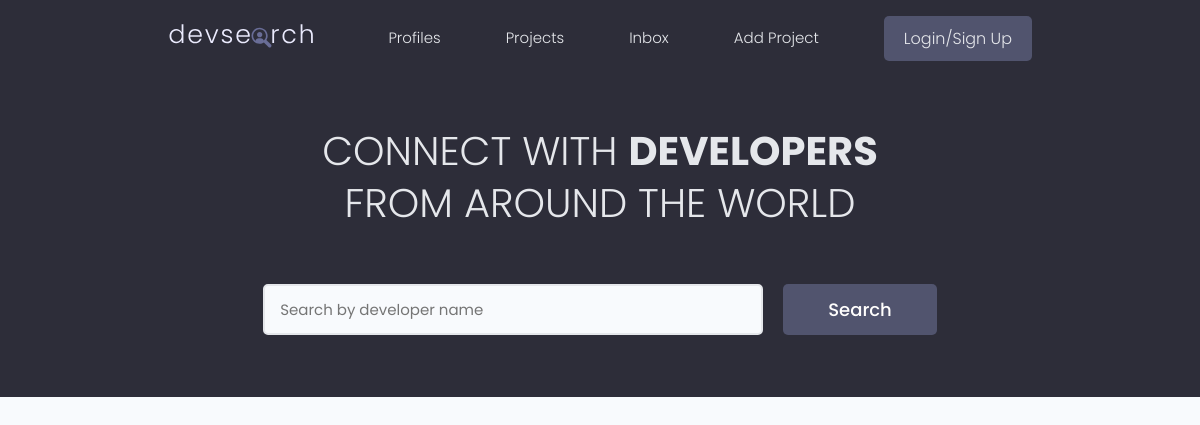
/, run on an earlier commit of the app's database.
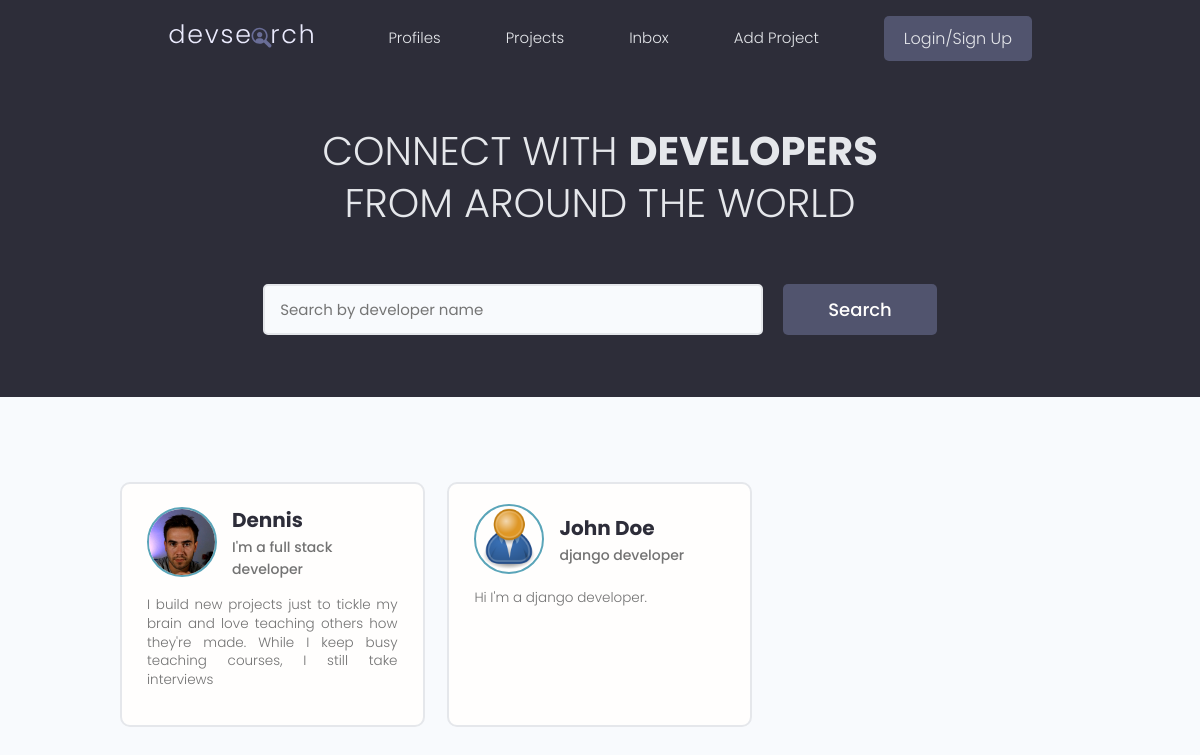
And on a later commit of the database.
### users/models.py (models this page shows, shortened)
class Profile(models.Model):
    user = models.OneToOneField(User, on_delete=models.CASCADE, null=True, blank=True)
    name = models.CharField(max_length=200, blank=True, null=True)
    email = models.EmailField(max_length=500, blank=True, null=True)
    username = models.CharField(max_length=200, blank=True, null=True)
    location = models.CharField(max_length=200, blank=True, null=True)
    short_intro = models.CharField(max_length=200, blank=True, null=True)
    bio = models.TextField(blank=True, null=True)
    profile_image = models.ImageField(null=True, blank=True, upload_to='profiles/', default="profiles/user-default.png")
    social_github = models.CharField(max_length=200, blank=True, null=True)
    social_twitter = models.CharField(max_length=200, blank=True, null=True)
    social_linkedin = models.CharField(max_length=200, blank=True, null=True)
    social_youtube = models.CharField(max_length=200, blank=True, null=True)
    social_website = models.CharField(max_length=200, blank=True, null=True)
    created = models.DateTimeField(auto_now_add=True)
    id = models.UUIDField(default=uuid.uuid4, unique=True, primary_key=True, editable=False)

### users/views.py (the view)
# urls.py: path('', views.profiles, name="profiles"),
def profiles(request):
    profiles = Profile.objects.all()
    context = {'profiles':profiles}
    return render(request, 'users/profiles.html', context)

### users/templates/users/profiles.html (shortened to what this page needs)
{% extends 'main.html' %}
{% block content %}
<main class="home">
    <section class="hero-section text-center">
      <div class="container container--narrow">
        <div class="hero-section__box">
          <h2>CONNECT WITH <span>DEVELOPERS</span></h2>
          <h2>FROM AROUND THE WORLD</h2>
        </div>
        <div class="hero-section__search">
          <form class="form" action="#" method="get">
            <div class="form__field">
              <input class="input input--text" id="formInput#search" type="text" name="text"
                placeholder="Search by developer name" />
            </div>
            <input class="btn btn--sub btn--lg" type="submit" value="Search" />
          </form>
        </div>
      </div>
    </section>
    <section class="devlist">
      <div class="container">
        <div class="grid grid--three">
            {% for profile in profiles %}
            <div class="column card">
            <div class="dev">
              <a href="{% url 'user-profile' profile.id %}" class="card__body">
                <div class="dev__profile">
                  <img class="avatar avatar--md" src="{{ profile.profile_image.url }}" alt="image" />
                  <div class="dev__meta">
                    <h3>{{profile.name}}</h3>
                    <h5>{{profile.short_intro|slice:"60"}}</h5>
                  </div>
                </div>
                <p class="dev__info">
                 {{profile.bio|slice:"150"}}
                </p>
              </a>
            </div>
          </div>
          {% endfor %}
        </div>
      </div>
    </section>
  </main>
{% endblock content %}

### templates/main.html (shortened to what this page needs)
<!DOCTYPE html>
{% load static %}
<html>
<head>
    <link rel="stylesheet" href="https://cdn.iconmonstr.com/1.3.0/css/iconmonstr-iconic-font.min.css" />
    <link rel="stylesheet" href="{% static 'uikit/styles/uikit.css' %}" />
    <link rel="stylesheet" href="{% static 'styles/app.css' %}" />
  </head>
<body>
    {% include 'navbar.html' %}
    {% block content %}
    {% endblock content%}
</body>
</html>

### templates/navbar.html (shortened to what this page needs)
{% load static %}
 <header class="header">
    <div class="container container--narrow">
      <a href="{% url 'profiles' %}" class="header__logo">
        <img src="{% static 'images/logo.svg' %}" alt="DevSearch Logo" />
      </a>
      <nav class="header__nav">
        <ul class="header__menu">
          <li class="header__menuItem"><a href="{% url 'profiles' %}">Profiles</a></li>
          <li class="header__menuItem"><a href="{% url 'projects' %}">Projects</a></li>
          <li class="header__menuItem"><a href="">Inbox</a></li>
          <li class="header__menuItem"><a href="{% url 'create-project' %}">Add Project</a></li>
          <li class="header__menuItem"><a href="" class="btn btn--sub">Login/Sign Up</a></li>
        </ul>
      </nav>
    </div>
  </header>

### static/styles/app.css (style rules this page uses)
:root { --color-sub: #2d2d39; }
.btn--sub { background-color: var(--color-sub-light); }
.card { border: 2px solid var(--color-light); }
img { width: 100%; }
.header { position: sticky; z-index: 111; background-color: var(--color-sub); padding: 1.5rem 0; }
.header > .container { display: flex; justify-content: space-between; align-items: center; }
.header__logo > img { height: 3.8rem; }
.header__nav > ul { display: inline-flex; align-items: center; list-style: none; gap: 6.5rem; }
.header__menuItem > a { color: var(--color-light); font-weight: 300; }
.hero-section { height: 40vh; display: flex; align-items: center; background-color: var(--color-sub); }
.hero-section__box { margin-bottom: 4rem; }
.hero-section__box > h2, .hero-section__box > h2 > span { font-size: 4rem; color: var(--color-light); line-height: 1.3; text-transform: uppercase; }
.hero-section__box > h2 { font-weight: 300; }
.hero-section__box > h2 > span { font-weight: 700; }
.hero-section__search > .form { display: flex; align-items: center; justify-content: center; gap: 2rem; }
.hero-section__search > .form input.input--text { width: 50rem; }
.devlist { margin-top: 8rem; }
.devlist .grid { align-items: stretch; }
.devlist .dev .dev__profile { display: flex; align-items: center; gap: 1.5rem; }
.devlist .dev .dev__meta h3 { color: var(--color-sub); font-size: 2rem; font-weight: 700; }
.devlist .dev .dev__meta h5 { color: var(--color-text); font-size: 1.4rem; font-weight: 500; }
.devlist .dev .dev__info { margin: 1.5rem 0; font-size: 1.35rem; line-height: 1.4; text-align: justify; }

### static/uikit/styles/modules/_variables.css (style rules this page uses)
:root { --color-main: #5aa5b9; --color-main-light: #e6faff; --color-sub: #3f4156; --color-sub-light: #51546e; --color-sub-lighter: #ededfd; --color-text: #737373; --color-gray: #8b8b8b; --color-light: #e5e7eb; --color-light-gray: #767676; --color-bg: #f8fafd; --color-white: #fffefd; --color-white-light: #f3f3f3; --color-success: #359e64; --color-success-bg: #def8e8; --color-error: #fc4b0b; --color-error-bg: #fff2ee; --font-base: 'Poppins', arial, helvetica, 'Segoe UI', roboto, ubuntu, sans-serif; --font-monospace: 'Fira Code', 'Courier New', courier, monospace; --font-regular: 300; --font-medium: 500; --font-bold: 700; --generic-shadow: 1px 1px 5px #00000010; --generic-transition: all 0.3s ease-in-out; }

### static/uikit/styles/modules/_base.css (style rules this page uses)
* { margin: 0; padding: 0; box-sizing: border-box; text-rendering: optimizeLegibility; color: inherit; font-size: inherit; }
html { font-size: 50%; }
@media only screen and (min-width: 480px) { html { font-size: 56.25%; } }
@media only screen and (min-width: 1200px) { html { font-size: 62.5%; } }
body { line-height: 1.6; font-weight: 400; font-size: 1.5rem; color: var(--color-text); background-color: var(--color-bg); min-height: 100vh; }

### static/uikit/styles/modules/_typography.css (style rules this page uses)
* { font-family: var(--font-base); }
h2 { font-size: 3.6rem; font-weight: var(--font-bold); }
h3 { font-size: 3.2rem; font-weight: var(--font-medium); }
h5 { font-size: 2.4rem; font-weight: var(--font-medium); }
h5, h6 { font-weight: var(--font-regular); }
p, span, strong { font-size: 1.6rem; color: var(--color-text); font-weight: var(--font-regular); }
a { padding-bottom: 2px; text-decoration: none; display: inline-block; color: var(--color-main); font-weight: var(--font-medium); }

### static/uikit/styles/modules/_utilities.css (style rules this page uses)
.container { width: 92%; max-width: 165rem; margin: 0 auto; box-sizing: border-box; }
.container--narrow { width: 92%; max-width: 120rem; }
@media screen and (min-width: 1000px) { .container { width: 90%; } }
@media screen and (min-width: 1000px) { .container--narrow { width: 85%; } }
@media screen and (min-width: 1200px) { .container { width: 80%; } }
@media screen and (min-width: 1200px) { .container--narrow { width: 72%; } }
.text-center { text-align: center; }

### static/uikit/styles/modules/_avatar.css (style rules this page uses)
.avatar { border-radius: 50%; border: 2px solid var(--color-main); object-fit: cover; }
.avatar--md { height: 7rem; width: 7rem; }

### static/uikit/styles/modules/_button.css (style rules this page uses)
.btn { display: inline-block; position: relative; cursor: pointer; background-color: var(--color-light); font-weight: var(--font-medium); color: var(--color-sub); text-decoration: none; padding: 1rem 2rem; border-radius: 0.5rem; border: none; width: -webkit-fit-content; width: -moz-fit-content; width: fit-content; height: -webkit-fit-content; height: -moz-fit-content; height: fit-content; font-size: 1.6rem; outline-width: 0; outline-color: transparent; -webkit-backface-visibility: hidden; backface-visibility: hidden; transition: all 0.3s ease-in-out; }
.btn--sub { background-color: var(--color-sub); color: var(--color-white); }
.btn--lg { font-size: 1.8rem; padding: 1.2rem 4.5rem; }

What changed in the data, as far as the page shows it:
added Profile: profile_image (picture), name "Dennis", short_intro "I'm a full stack developer", bio "I build new projects just to tickle my brain and love teaching others how they're made. While I keep busy teaching courses, I still take interviews"
added Profile: profile_image (placeholder picture), name "John Doe", short_intro "django developer", bio "Hi I'm a django developer."
